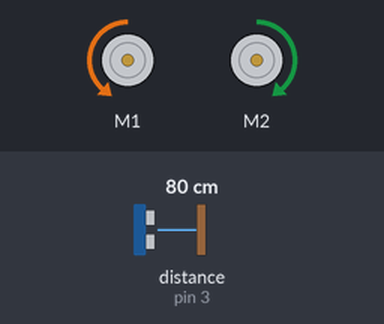
Recording of a sketch running on a simulated Arduino Uno, built with avr-gcc and run on an emulated ATmega328P. On the bench: 2 × DC motor (green arrow = forward, orange = backward, longer = faster). The inputs (shaded band) are chosen by the test bench; at power-on: distance to the obstacle (sensor on pin 3) 80 cm. What the sketch prints to the serial monitor is not drawn.

Above: at 1.2 s.
1.3 s: distance to the obstacle (sensor on pin 3) set to 17 cm
4.3 s: distance to the obstacle (sensor on pin 3) set to 13 cm
At 5.6 s:
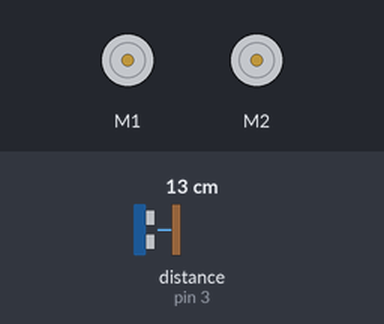
5.9 s: distance to the obstacle (sensor on pin 3) set to 18 cm
At 6.8 s:
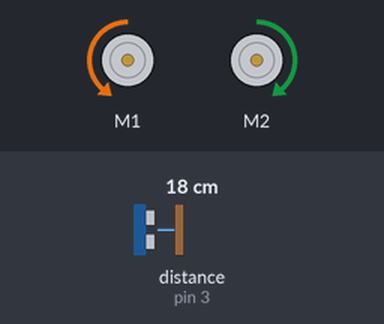
7.4 s: distance to the obstacle (sensor on pin 3) set to 2 cm
At 8.7 s:
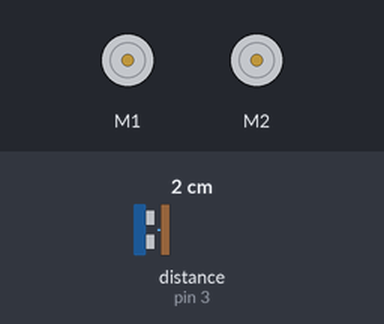
Timing chart, 0 to 10.0 s (numbered marks = the images above; inputs shaded):
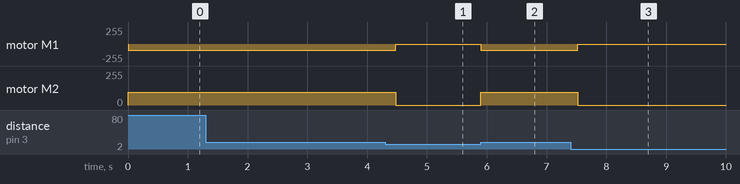

The sketch:

module_lunaires_mk2_v1.2_maj_suiv.1.2.ino
```cpp
// (licence header left out)
#include "MeOrion.h"

MeUltrasonicSensor ultraSensor(PORT_3);

MeLineFollower lineFinder(PORT_4); /* Line Finder module can only be connected to PORT_3, PORT_4, PORT_5, PORT_6 of base shield. */

MeDCMotor motor1(M1);

MeDCMotor motor2(M2);

uint8_t motorSpeed = 100;


void setup()
{
  Serial.begin(9600);
}

void loop()
{
  while(ultraSensor.distanceCm() < 15)
  {
    motor1.stop();
    motor2.stop();
  }
  int sensorState = lineFinder.readSensors();
  switch(sensorState)
  {
    case S1_IN_S2_IN: Serial.println("Sensor 1 and 2 are inside of black line"); motor1.run(-95); motor2.run(95); break;
    case S1_IN_S2_OUT: Serial.println("Sensor 2 is outside of black line"); motor1.run(50); motor2.run(-150); break;
    case S1_OUT_S2_IN: Serial.println("Sensor 1 is outside of black line"); motor1.run(150); motor2.run(-50); break;
    case S1_OUT_S2_OUT: Serial.println("Sensor 1 and 2 are outside of black line"); motor1.run(95); motor2.run(-95); break;
    default: break;
  }
  delay(200);
}
```

Measured:
- the behaviour switches between 15 and 14 cm on distance to the obstacle (sensor on pin 3) (found by bisection; images 0 and 1)
- after the input at 1.3 s, every drawn part: stays the same
- after the input at 4.3 s, motor M1: backward 95/255 → stopped after 0.17 s; motor M2: forward 95/255 → stopped after 0.17 s
- after the input at 5.9 s, motor M1: stopped → backward 95/255 at once; motor M2: stopped → forward 95/255 at once
- after the input at 7.4 s, motor M1: backward 95/255 → stopped after 0.12 s; motor M2: forward 95/255 → stopped after 0.12 s
